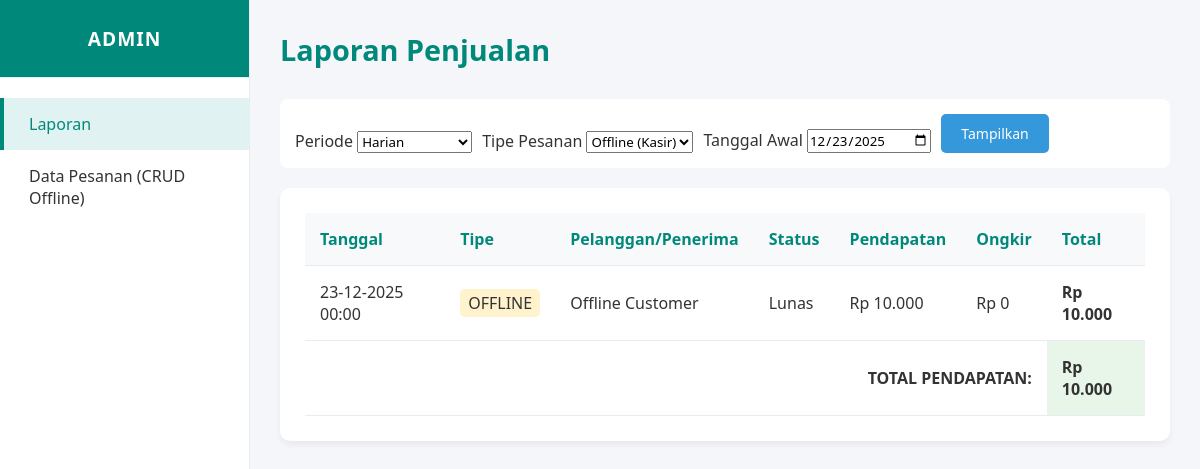
The app's page /frontend/pages/admin/reports.php?tipe=offline with its own data.
### tables this page shows
CREATE TABLE `transaksi` (
  `id_transaksi` int NOT NULL,
  `id_users` int DEFAULT NULL,
  `order_id` varchar(50) NOT NULL,
  `id_user` int DEFAULT NULL,
  `tanggal` date DEFAULT NULL,
  `jenis_transaksi` enum('offline','online') NOT NULL,
  `total_pendapatan` int DEFAULT NULL,
  `ongkir` int DEFAULT '0',
  `nama_penerima` varchar(100) DEFAULT NULL,
  `alamat_pengiriman` text,
  `no_hp_penerima` varchar(20) DEFAULT NULL,
  `snap_token` varchar(255) DEFAULT NULL,
  `metode_pembayaran` enum('cash','qris','transfer') NOT NULL DEFAULT 'cash',
  `catatan` varchar(100) DEFAULT NULL,
  `status` enum('Pending','Lunas','Batal') NOT NULL DEFAULT 'Pending'
);

### frontend/pages/admin/reports.php (the view, shortened to what this page needs)
<?php
require_once '../../../backend/config/koneksi.php';
$filter_periode = isset($_GET['periode']) ? $_GET['periode'] : 'harian';
$filter_tipe = isset($_GET['tipe']) ? $_GET['tipe'] : 'semua';
$tgl_awal = isset($_GET['tgl_awal']) ? $_GET['tgl_awal'] : date('Y-m-d');
$tgl_akhir = isset($_GET['tgl_akhir']) ? $_GET['tgl_akhir'] : date('Y-m-d');
$sql = "SELECT t.*, u.nama_lengkap
        FROM transaksi t
        LEFT JOIN users u ON t.id_users = u.id_users
        WHERE 1=1";
if($filter_tipe != 'semua'){
    $sql .= " AND t.jenis_transaksi = '$filter_tipe'";
}
if($filter_periode == 'harian'){
    $sql .= " AND DATE(t.tanggal) = '$tgl_awal'";
} elseif($filter_periode == 'mingguan'){
    $sql .= " AND DATE(t.tanggal) BETWEEN '$tgl_awal' AND '$tgl_akhir'";
} elseif($filter_periode == 'bulanan'){
    $bulan = date('m', strtotime($tgl_awal));
    $tahun = date('Y', strtotime($tgl_awal));
    $sql .= " AND MONTH(t.tanggal) = '$bulan' AND YEAR(t.tanggal) = '$tahun'";
} elseif($filter_periode == 'tahunan'){
    $tahun = date('Y', strtotime($tgl_awal));
    $sql .= " AND YEAR(t.tanggal) = '$tahun'";
}
$sql .= " ORDER BY t.tanggal DESC";
$result = $koneksi->query($sql);
?>
<!DOCTYPE html>
<html lang="id">
<head>
    <link rel="stylesheet" href="../../css/admin.css">
    <link rel="stylesheet" href="https://cdnjs.cloudflare.com/ajax/libs/font-awesome/6.4.0/css/all.min.css">
</head>
<body>
    <nav class="admin-sidebar">
        <div class="sidebar-header"><h2>ADMIN</h2></div>
        <ul class="sidebar-menu">
            <li><a href="reports.php" class="active">Laporan</a></li>
            <li><a href="data_pesanan.php">Data Pesanan (CRUD Offline)</a></li>
        </ul>
    </nav>
    <main class="admin-content">
        <div class="content-header">
            <h1>Laporan Penjualan</h1>
        </div>
        <div class="dashboard-wrapper">
            <form action="" method="GET" style="background:#fff; padding:15px; border-radius:8px; display:flex; gap:10px; flex-wrap:wrap; align-items:flex-end; margin-bottom:20px;">
                <div>
                    <label>Periode</label>
                    <select name="periode" class="input-field" onchange="this.form.submit()">
                        <option value="harian" <?= $filter_periode=='harian'?'selected':'' ?>>Harian</option>
                    </select>
                </div>
                <div>
                    <label>Tipe Pesanan</label>
                    <select name="tipe" class="input-field">
                        <option value="offline" <?= $filter_tipe=='offline'?'selected':'' ?>>Offline (Kasir)</option>
                    </select>
                </div>
                <div>
                    <label>Tanggal Awal</label>
                    <input type="date" name="tgl_awal" value="<?= $tgl_awal ?>" class="input-field">
                </div>
                <button type="submit" class="tombol-biru">Tampilkan</button>
            </form>
            <div class="table-container">
                <table>
                    <thead>
                        <tr>
                            <th>Tanggal</th>
                            <th>Tipe</th>
                            <th>Pelanggan/Penerima</th>
                            <th>Status</th>
                            <th>Pendapatan</th>
                            <th>Ongkir</th>
                            <th>Total</th>
                        </tr>
                    </thead>
                    <tbody>
                        <?php
                        $grand_total_pendapatan = 0;
                        while($row = $result->fetch_assoc()):
                            $total = $row['total_pendapatan'] + $row['ongkir'];
                            $grand_total_pendapatan += $total;
                        ?>
                        <tr>
                            <td><?= date('d-m-Y H:i', strtotime($row['tanggal'])) ?></td>
                            <td>
                                <span style="padding:3px 8px; border-radius:5px; background: <?= $row['jenis_transaksi'] == 'online' ? '#d1ecf1' : '#fff3cd' ?>;">
                                    <?= strtoupper($row['jenis_transaksi']) ?>
                                </span>
                            </td>
                            <td>
                                <?php
                                    if($row['jenis_transaksi'] == 'online') {
                                        echo "<strong>" . $row['nama_penerima'] . "</strong><br><small>" . $row['alamat_pengiriman'] . "</small>";
                                    } else {
                                        echo "Offline Customer";
                                    }
                                ?>
                            </td>
                            <td><?= $row['status'] ?></td>
                            <td>Rp <?= number_format($row['total_pendapatan'],0,',','.') ?></td>
                            <td>Rp <?= number_format($row['ongkir'],0,',','.') ?></td>
                            <td style="font-weight:bold;">Rp <?= number_format($total,0,',','.') ?></td>
                        </tr>
                        <?php endwhile; ?>
                    </tbody>
                    <tfoot>
                        <tr>
                            <td colspan="6" style="text-align:right; font-weight:bold;">TOTAL PENDAPATAN:</td>
                            <td style="font-weight:bold; background:#e8f5e9;">Rp <?= number_format($grand_total_pendapatan,0,',','.') ?></td>
                        </tr>
                    </tfoot>
                </table>
            </div>
        </div>
    </main>
</body>
</html>

### frontend/css/admin.css (style rules this page uses)
:root { --warna-primer: #00897b; --warna-primer-dark: #00695c; --warna-latar-halaman: #f4f6f9; --warna-latar-sidebar: #ffffff; --warna-teks: #333333; --warna-teks-muted: #6c757d; --warna-border: #e9ecef; --shadow-halus: 0 4px 6px rgba(0,0,0,0.05); --shadow-hover: 0 10px 15px rgba(0,0,0,0.1); --warna-merah: #dc3545; }
* { margin: 0; padding: 0; box-sizing: border-box; font-family: 'Segoe UI', Tahoma, Geneva, Verdana, sans-serif; }
body { background-color: var(--warna-latar-halaman); color: var(--warna-teks); display: flex; min-height: 100vh; }
.admin-sidebar { width: 250px; background-color: var(--warna-latar-sidebar); border-right: 1px solid var(--warna-border); display: flex; flex-direction: column; position: fixed; height: 100vh; left: 0; top: 0; z-index: 100; }
.sidebar-header { padding: 25px; text-align: center; border-bottom: 1px solid var(--warna-border); background-color: var(--warna-primer); color: white; }
.sidebar-header h2 { font-size: 1.2rem; font-weight: bold; letter-spacing: 1px; }
.sidebar-menu { list-style: none; padding: 20px 0; flex-grow: 1; }
.sidebar-menu li a { display: block; padding: 15px 25px; color: var(--warna-teks); text-decoration: none; font-weight: 500; transition: all 0.3s ease; border-left: 4px solid transparent; }
.sidebar-menu li a:hover, .sidebar-menu li a.active { background-color: #e0f2f1; color: var(--warna-primer); border-left-color: var(--warna-primer); }
.admin-content { margin-left: 250px; padding: 30px; width: 100%; overflow-y: auto; }
.content-header { display: flex; justify-content: space-between; align-items: center; margin-bottom: 30px; }
.content-header h1 { font-size: 1.8rem; color: var(--warna-primer); }
.table-container { background: white; padding: 25px; border-radius: 10px; box-shadow: var(--shadow-halus); }
table { width: 100%; border-collapse: collapse; }
table th, table td { padding: 15px; text-align: left; border-bottom: 1px solid var(--warna-border); }
table th { background-color: #f8f9fa; color: var(--warna-primer); font-weight: 600; }
.tombol-biru { background-color: #3498db; color: white; border: none; padding: 10px 20px; border-radius: 5px; font-size: 14px; cursor: pointer; transition: background 0.3s; text-decoration: none; display: inline-flex; align-items: center; gap: 8px; }

### records on screen
transaksi: tanggal "23-12-2025 00:00", jenis_transaksi "OFFLINE", shows "Offline Customer", status "Lunas", total_pendapatan "10.000", ongkir "0", total "10.000"

### other values on screen
$grand_total_pendapatan "10.000"
